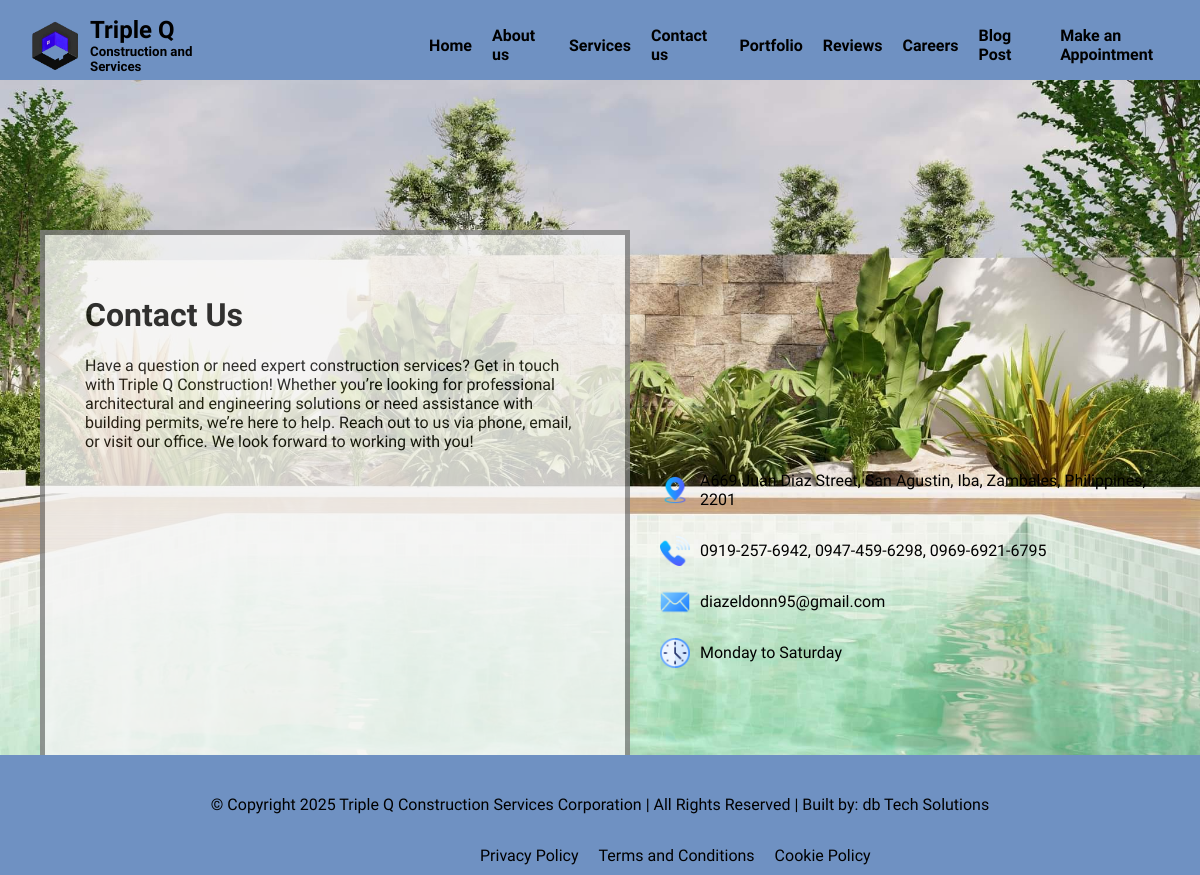
Screenshot of /contactus with the database file from the repository.
### tables this page shows
CREATE TABLE contact_info (
    id INTEGER PRIMARY KEY AUTOINCREMENT,
    phone TEXT NOT NULL,
    email TEXT NOT NULL,
    address TEXT NOT NULL,
    office_hours TEXT NOT NULL
);

### app.py (the view)
@app.route("/contactus")
def contact_us():
    contact = db.execute("SELECT * FROM contact_info WHERE id = 1")[0]
    return render_template("contactus.html", contact=contact)

### templates/contactus.html (shortened to what this page needs)
{% extends "layout.html" %}
{% block stylesheet %}
    <link rel="stylesheet" href="/static/styles/contactus.css">
{% endblock %}
{% block main %}
    <div class="contact-container">
        <h1>Contact Us</h1>
        <p>Have a question or need expert construction services? Get in touch with Triple Q Construction! Whether you’re looking for professional architectural and engineering solutions or need assistance with building permits, we’re here to help. Reach out to us via phone, email, or visit our office. We look forward to working with you!</p>
    </div>
    <div class="contactdetails-container">
        <div class="details-container">
            <img class="icon-image" src="/static/icons/location.png" alt="">
            <p>{{ contact.address | safe }}</p>
        </div>
        <div class="details-container">
            <img class="icon-image" src="/static/icons/phone-call.png" alt="">
            <p>{{ contact.phone | safe }}</p>
        </div>
        <div class="details-container">
            <img class="icon-image" src="/static/icons/mail.png" alt="">
            <p>{{ contact.email | safe }}</p>
        </div>
        <div class="details-container">
            <img class="icon-image" src="/static/icons/clock.png" alt="">
            <p>{{ contact.office_hours | safe }}</p>
        </div>
    </div>
{% endblock %}

### static/styles/general.css (style rules this page uses)
html, body { margin: 0; padding: 0; overflow-x: hidden; min-height: 100vh; display: flex; flex-direction: column; }
body { background-color: rgba(245, 245, 245, 0.49); }
body, h2, h5 { margin: 0; padding: 0; font-family: "Arima"; }
body { position: relative; min-height: 100vh; }
.icon-image { width: 30px; height: 30px; }

### static/styles/contactus.css (style rules this page uses)
.contact-container { position: absolute; top: 150px; left: 40px; width: 500px; height: 500px; border: 5px solid grey; background-color: whitesmoke; opacity: 0.8; padding: 40px; animation: slideInLeft 1.5s ease-out; }
.contactdetails-container { position: absolute; bottom: 0px; right: 40px; width: 500px; height: 300px; display: flex; flex-direction: column; animation: slideInRight 1.5s ease-out; }
.details-container { display: flex; align-items: center; gap: 10px; opacity: 0; transform: translateY(20px); animation: fadeInUp 1s ease-out forwards; }
.details-container:nth-child(1) { animation-delay: 0.5s; }
.details-container:nth-child(2) { animation-delay: 0.7s; }
.details-container:nth-child(3) { animation-delay: 0.9s; }
.details-container:nth-child(4) { animation-delay: 1.1s; }

### rows the page displays
contact_info: address "A669 Juan Diaz Street, San Agustin, Iba, Zambales, Philippines, 2201", phone "0919-257-6942, 0947-459-6298, 0969-6921-6795", email "diazeldonn95@gmail.com", office_hours "Monday to Saturday"
